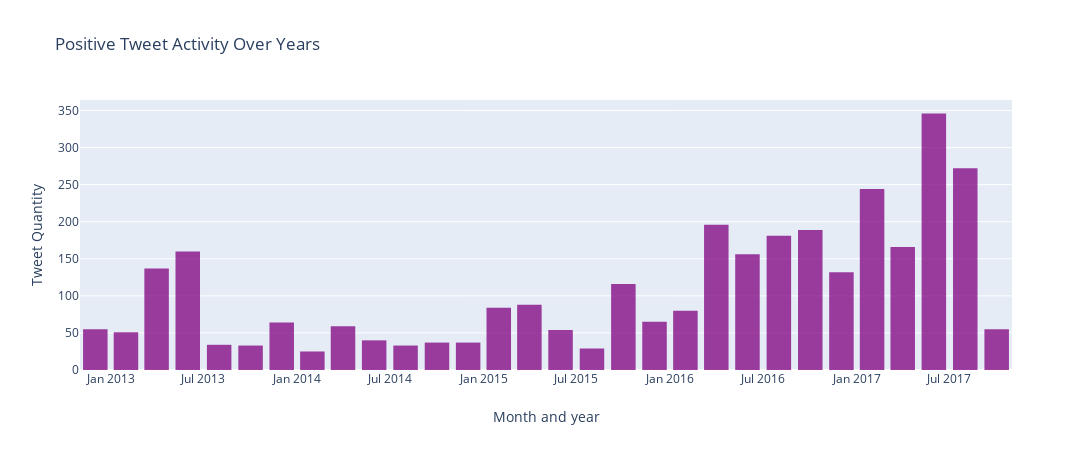

Notebook code for this chart:
### Markdown cell above
#### Positive Tweet activity over years

### Code cell
positive_tweets['Date'] = pd.to_datetime(positive_tweets['Date'], format='%y-%m-%d %H:%M:%S')
positivetweetsT = positive_tweets['Date']

trace = go.Histogram(
    x=tweetsT,
    marker=dict(
        color='purple'
    ),
    opacity=0.75
)

layout = go.Layout(
    title='Positive Tweet Activity Over Years',
    height=450,
    width=1200,
    xaxis=dict(
        title='Month and year'
    ),
    yaxis=dict(
        title='Tweet Quantity'
    ),
    bargap=0.2,
)

data = [trace]

fig = go.Figure(data=data, layout=layout)
py.offline.iplot(fig)

### Figure 1 — Plotly figure (JSON) as saved in the notebook; plotly's stock layout.template omitted (floating-point values rounded to 4 significant figures; data arrays with more than 128 entries replaced by an {"elided": "..."} marker saying what was removed)
{"data": [{"marker": {"color": "purple"}, "opacity": 0.75, "type": "histogram", "x": {"elided": "3218 str values"}}], "layout": {"bargap": 0.2, "height": 450, "title": {"text": "Positive Tweet Activity Over Years"}, "width": 1200, "xaxis": {"title": {"text": "Month and year"}}, "yaxis": {"title": {"text": "Tweet Quantity"}}}}
